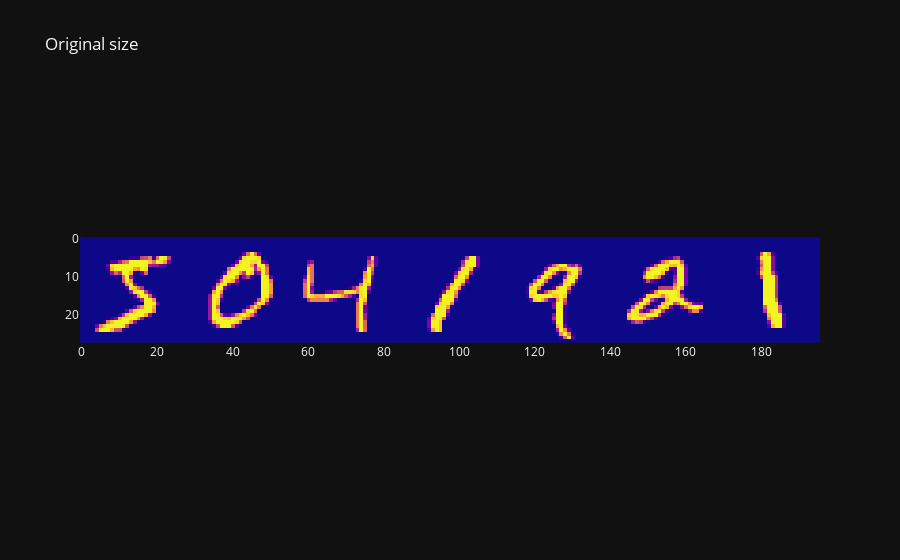

Source (notebook cell):
### Code cell
px.imshow(np.hstack(X_train[:7]), title="Original size").update_coloraxes(showscale=False)

### Figure 1 — Plotly figure (JSON) as saved in the notebook; plotly's stock layout.template omitted (floating-point values rounded to 4 significant figures; data arrays with more than 128 entries replaced by an {"elided": "..."} marker saying what was removed)
{"data": [{"coloraxis": "coloraxis", "hovertemplate": "x: %{x}<br>y: %{y}<br>color: %{z}<extra></extra>", "name": "0", "type": "heatmap", "xaxis": "x", "yaxis": "y", "z": {"elided": "28x196 int values"}}], "layout": {"coloraxis": {"colorscale": [[0, "#0d0887"], [0.1111, "#46039f"], [0.2222, "#7201a8"], [0.3333, "#9c179e"], [0.4444, "#bd3786"], [0.5556, "#d8576b"], [0.6667, "#ed7953"], [0.7778, "#fb9f3a"], [0.8889, "#fdca26"], [1, "#f0f921"]], "showscale": false}, "title": {"text": "Original size"}, "xaxis": {"anchor": "y", "constrain": "domain", "domain": [0, 1], "scaleanchor": "y"}, "yaxis": {"anchor": "x", "autorange": "reversed", "constrain": "domain", "domain": [0, 1]}}}
